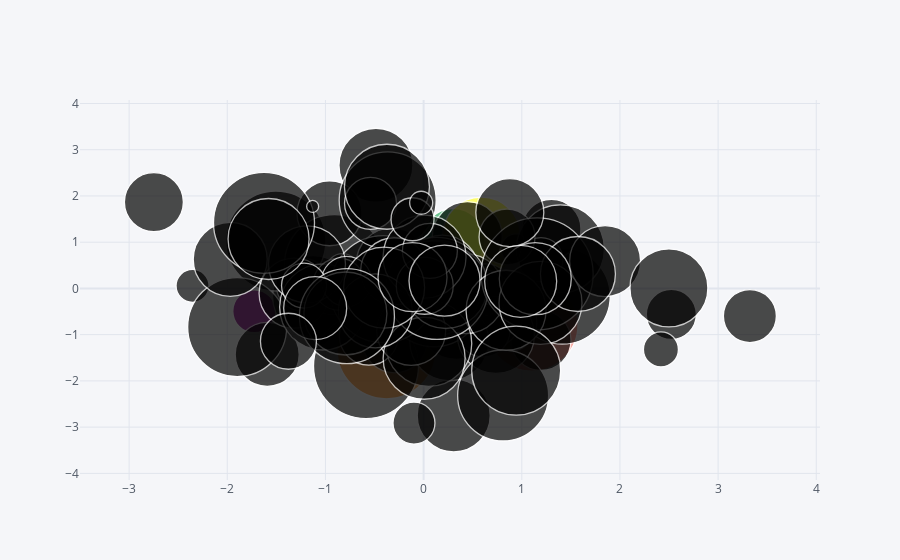

Notebook cell for this chart:
### Code cell
df.iplot(kind='bubble', x='A',y='B',size='C')
